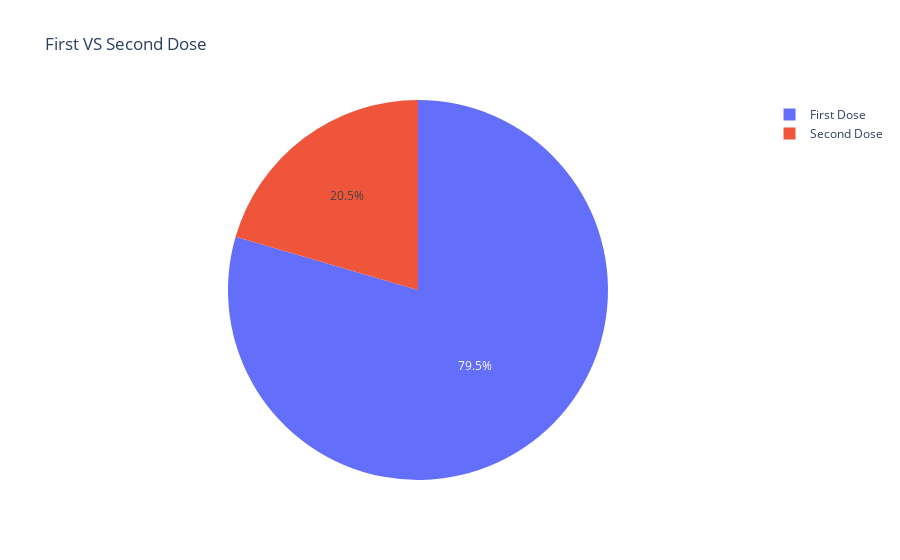

The notebook cell saved with this chart:
### Code cell
firstdose=df_vaccine["First Dose Administered"].iloc[135]
seconddose=df_vaccine["Second Dose Administered"].iloc[135]
px.pie(names=["First Dose","Second Dose"],values=[firstdose,seconddose],title="First VS Second Dose")

### Figure 1 — Plotly figure (JSON) as saved in the notebook; plotly's stock layout.template omitted (floating-point values rounded to 4 significant figures)
{"data": [{"domain": {"x": [0, 1], "y": [0, 1]}, "hovertemplate": "label=%{label}<br>value=%{value}<extra></extra>", "labels": ["First Dose", "Second Dose"], "legendgroup": "", "name": "", "showlegend": true, "type": "pie", "values": [168393525, 43384966]}], "layout": {"legend": {"tracegroupgap": 0}, "title": {"text": "First VS Second Dose"}, "autosize": true}}
